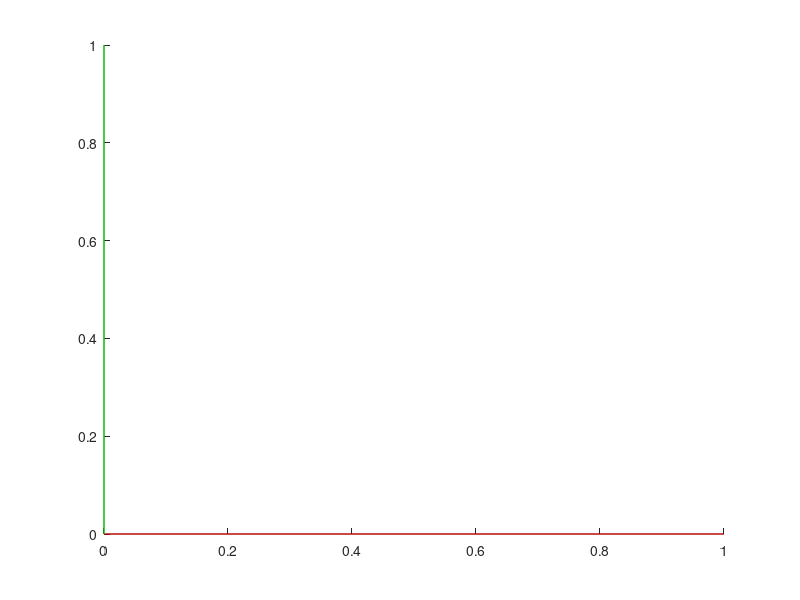

Write the MATLAB code that produced this figure.
function h = triad(varargin)
% TRIAD adds a reference frame to an axes using red/green/blue to represent
% the x, y, and z-directions respectively.
%   TRIAD This function adds a reference frame a specified parent or the 
%   current axes using red/green/blue to represent the x, y, and 
%   z-directions respectively. An hgtransform object is returned that is 
%   the parent of three line objects representing the specified axes. A 
%   number of parameters can be varied allowing the user to adjust the 
%   reference frame representation as needed including:
%       'linestyle' - [ {-} | -- | : | -. | none ]
%       'linewidth' - Used to define thickness lines representing axes 
%                     Default value is 0.50
%                     Value must be finite and greater than zero
%       'matrix'    - 4x4 homogenious transform
%       'parent'    - Axes or other hgtransform handle
%       'scale'     - Used to define the length of each axes line
%                     Default value is 1.00
%                     Value(s) must be finite and greater than zero
%                     A scalar value scales the x, y, and z-axis equally
%                     A 3-element array (e.g. [1,2,3]) scales each of the
%                       axes seperately.
%       'tag        - String describing object 
%
%   Example
%       axs = axes;
%       view(3);
%       daspect([1 1 1]);
%       h = triad('Parent',axs,'Scale',10,'LineWidth',3,...
%           'Tag','Triad Example','Matrix',...
%           makehgtform('xrotate',pi/4,'zrotate',pi/3,'translate',[1,2,3]));
%       H = get(h,'Matrix');
%       for theta = 0:360
%           set(h,'Matrix',H*makehgtform(...
%               'xrotate',deg2rad(theta),'zrotate',deg2rad(theta)));
%           drawnow
%       end
%
%   See also hgtransform
%
%   (c) M. Kutzer 20Oct2014, USNA

%Updates
%   19Dec2014 - Updated parent definition and extended documentation

% TODO - create a triad class

%% Find or default parent
idx = find( strcmpi('parent',varargin) );
if ~isempty(idx)
    if numel(idx) > 1
        idx = idx(end);
        warning(sprintf('Multiple Parents are specified, using %d.',idx));
    end
    mom = varargin{idx+1};
    axs = ancestor(mom,'axes','toplevel');
    hold(axs,'on');
else
    mom = gca;
    hold(mom,'on');
end

%% Create triad
h = hgtransform('Parent',mom);
kids(1) = plot3([0,1],[0,0],[0,0],'Color',[1,0,0],'Tag','X-Axis','Parent',h);
kids(2) = plot3([0,0],[0,1],[0,0],'Color',[0,1,0],'Tag','Y-Axis','Parent',h);
kids(3) = plot3([0,0],[0,0],[0,1],'Color',[0,0,1],'Tag','Z-Axis','Parent',h);

%% Update properties
for i = 1:2:numel(varargin)
    switch lower(varargin{i})
        case 'linestyle'
            set(kids,varargin{i},varargin{i+1});
        case 'linewidth'
            set(kids,varargin{i},varargin{i+1});
        case 'matrix'
            set(h,varargin{i},varargin{i+1});
        case 'parent'
            %do nothing, property handled earlier
            %set(h,varargin{i},varargin{i+1});
            %daspect([1 1 1]);
        case 'scale'
            s = varargin{i+1};
            if numel(s) == 1
                s = repmat(s,1,3);
            end
            if numel(s) ~= 3
                error('The scaling factor must be a singular value or a 3-element array.');
            end
            for j = 1:numel(kids)
                xdata = get(kids(j),'XData');
                ydata = get(kids(j),'YData');
                zdata = get(kids(j),'ZData');
                set(kids(j),'XData',xdata*s(1),'YData',ydata*s(2),'ZData',zdata*s(3));
            end
        case 'tag'
            set(h,varargin{i},varargin{i+1});
        otherwise
            % TODO - add check for properties in line or hgtransform, and
            % update property accordingly.
            warning(sprintf('Ignoring "%s," unexpected property.',varargin{i}));
    end
end

